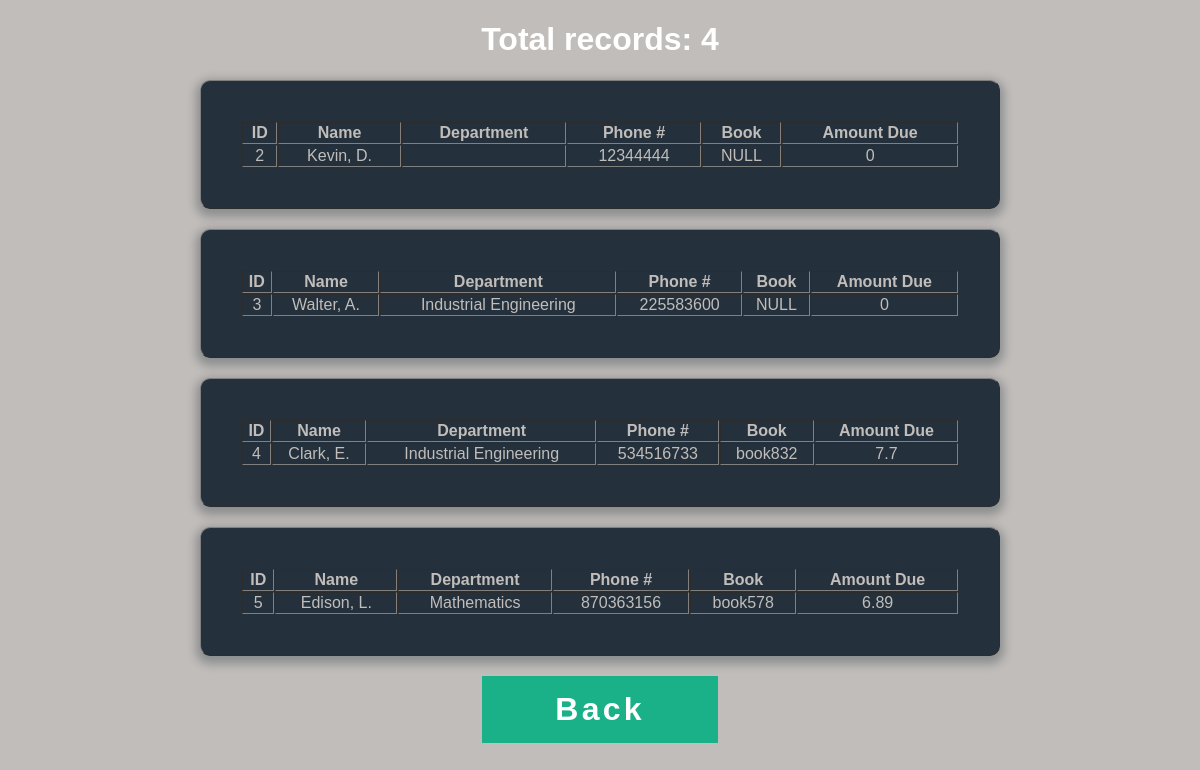
Page /booktrackingsystem/alladvisor.php on the committed database.
### tables this page shows
CREATE TABLE `teacher` (
  `teacher_id` int(11) NOT NULL,
  `teacher_name` varchar(40) NOT NULL,
  `dept_id` int(11) NOT NULL,
  `phone_number` bigint(13) DEFAULT NULL,
  `book_id` int(11) NOT NULL DEFAULT '0'
);

CREATE TABLE `dept` (
  `dept_id` int(11) NOT NULL,
  `dept_name` varchar(40) NOT NULL
);

CREATE TABLE `book` (
  `book_id` int(11) NOT NULL,
  `ISBN` varchar(80) NOT NULL,
  `book_name` varchar(45) NOT NULL,
  `price` double NOT NULL,
  `due_date` date NOT NULL DEFAULT '2099-12-31',
  `dept_id` int(11) NOT NULL,
  `checkout_date` date NOT NULL DEFAULT '2099-12-31'
);

### booktrackingsystem/alladvisor.php (the view, shortened to what this page needs)
<?php
require 'booktrackingdb.php'
?>
<?php
$sql = "SELECT * FROM teacher WHERE teacher_id IN (SELECT advisor_id FROM advisor) ORDER BY teacher_id";
$records = $mysqli->query($sql) or die($mysqli->error);
$counter = $records->num_rows;
?>
<!DOCTYPE html>
<html>
<head>
	<link rel="stylesheet" type="text/css" href="css/displayadvisorstyle.css">
	<h1><?php echo 'Total records: '.$counter ?></h1>
</head>
<body>
	<div>
		<?php
			while($advisor = $records->fetch_assoc()){
				$dept_result = $mysqli->query("SELECT * FROM dept WHERE dept_id = ".$advisor['dept_id']);
				$dept_name = $dept_result->fetch_assoc()['dept_name'];
				$book_name = 'NULL';
				$amount = 0;
				$book_result = $mysqli->query("SELECT * FROM book WHERE book_id = ".$advisor['book_id']);
				if($book_result->num_rows > 0){
					$book_re = $book_result->fetch_assoc();
					$book_name = $book_re['book_name'];
					$amount = $book_re['price'];
				}
				$advisor_result = $mysqli->query("SELECT * FROM advisor WHERE advisor_id = ".$advisor['teacher_id']);
				if($advisor_result->num_rows > 0){
					echo "<table class=form width=100% border=1 cellpadding=1 cellspacing=1>";
					echo "<tr>";
					echo "<th>ID</th>";
					echo "<th>Name</th>";
					echo "<th>Department</th>";
					echo "<th>Phone #</th>";
					echo "<th>Book</th>";
					echo "<th>Amount Due</th>";
					echo "</tr>";
					echo "<tr class=field-wrap>";
					echo "<td>".$advisor['teacher_id']."</td>";
					echo "<td>".$advisor['teacher_name']."</td>";
					echo "<td>".$dept_name."</td>";
					echo "<td>".$advisor['phone_number']."</td>";
					echo "<td>".$book_name."</td>";
					echo "<td>".$amount."</td>";
					echo "</tr>";
					echo "</table>";
				}
			}
		?>
		<form id="back" action="profile.php" method="post">
		<button type="submit" onclick="profile.submit()" class="button button-block " name="back">Back</button>
		</form>
	</div>
</body>
</html>

### booktrackingsystem/css/displayadvisorstyle.css (style rules this page uses)
body { background: url(bgimage.jpg), #c1bdba; font-family: 'Titillium Web', sans-serif; }
.form { background: rgba(19, 35, 47, 0.9); padding: 40px; max-width: 800px; margin: 20px auto; border-radius: 10px; box-shadow: 0 4px 10px 4px rgba(19, 35, 47, 0.3); }
table { color: #c1bdba; text-align: center; }
.field-wrap { position: relative; margin-bottom: 40px; }
.button { border: 0; outline: none; border-radius: 0; padding: 15px 0; font-size: 2rem; font-weight: 600; letter-spacing: .1em; background: #1ab188; color: #ffffff; -webkit-transition: all 0.5s ease; transition: all 0.5s ease; -webkit-appearance: none; }
.button-block { display: block; width: 20%; margin-left: 40%; }

### booktrackingsystem/alladvisor.php (style rules this page uses)
h1 { color:white;text-align: center; }

### rows in the picture
teacher: teacher_id "2", teacher_name "Kevin, D.", phone_number "12344444", book_name "NULL", amount "0"
teacher: teacher_id "3", teacher_name "Walter, A.", dept.dept_name "Industrial Engineering", phone_number "225583600", book_name "NULL", amount "0"
teacher: teacher_id "4", teacher_name "Clark, E.", dept.dept_name "Industrial Engineering", phone_number "534516733", book.book_name "book832", book.price "7.7"
teacher: teacher_id "5", teacher_name "Edison, L.", dept.dept_name "Mathematics", phone_number "870363156", book.book_name "book578", book.price "6.89"

### other values in the picture
$counter "4"
